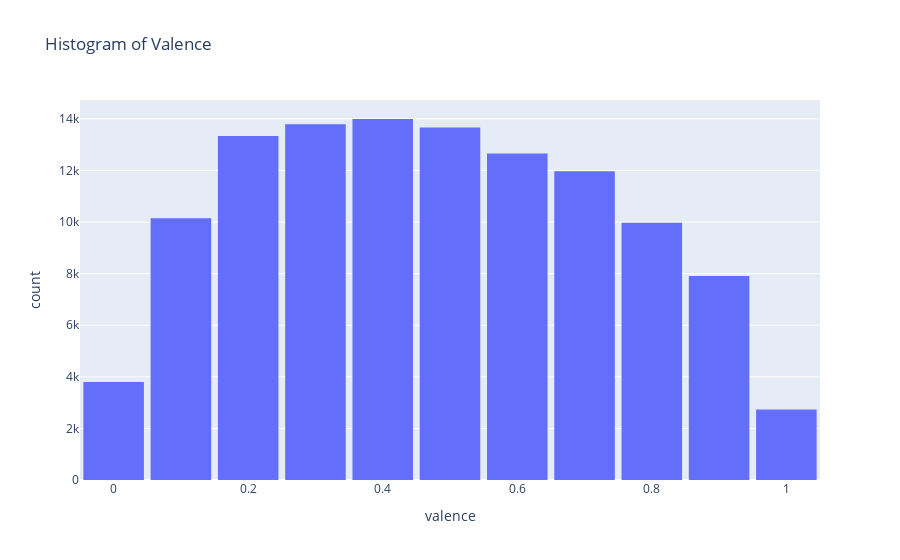

The code cell stored with this chart in its notebook:
### Code cell
fig = px.histogram(df, x='valence', nbins=10, title='Histogram of Valence')
fig.update_layout(bargap=0.1)
fig.show()

### Figure 1 — Plotly figure (JSON) as saved in the notebook; plotly's stock layout.template omitted (floating-point values rounded to 4 significant figures; data arrays with more than 128 entries replaced by an {"elided": "..."} marker saying what was removed)
{"data": [{"alignmentgroup": "True", "bingroup": "x", "hovertemplate": "valence=%{x}<br>count=%{y}<extra></extra>", "legendgroup": "", "marker": {"color": "#636efa", "pattern": {"shape": ""}}, "name": "", "nbinsx": 10, "offsetgroup": "", "orientation": "v", "showlegend": false, "type": "histogram", "x": {"elided": "113999 float values"}, "xaxis": "x", "yaxis": "y"}], "layout": {"bargap": 0.1, "barmode": "relative", "legend": {"tracegroupgap": 0}, "title": {"text": "Histogram of Valence"}, "xaxis": {"anchor": "y", "domain": [0, 1], "title": {"text": "valence"}}, "yaxis": {"anchor": "x", "domain": [0, 1], "title": {"text": "count"}}}}
